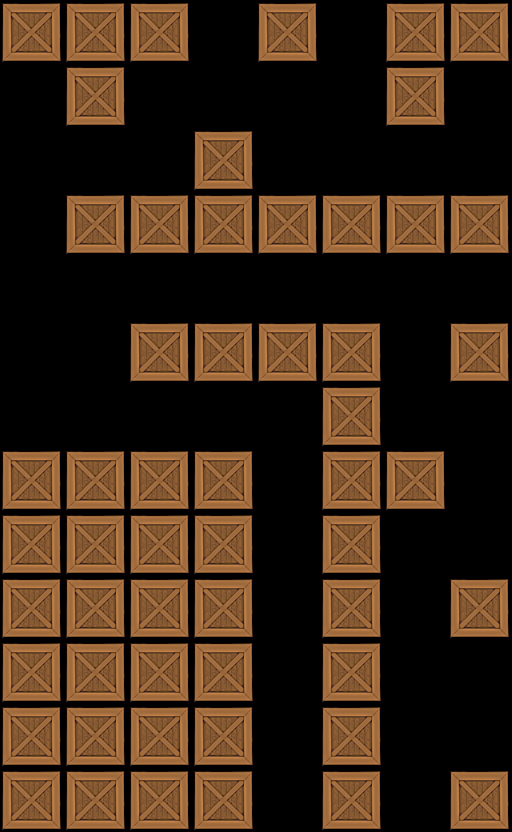

This game map was drawn from its Tiled (.tmx) file and the tilesets committed beside it. A one-line description and the trimmed map source follow:
An orthogonal 8x13 tile map with 64x64 px tiles, 1 tile layer (Tile Layer 1).

<map version="1.0" orientation="orthogonal" width="8" height="13" tilewidth="64" tileheight="64">
 <tileset firstgid="1" name="crate" tilewidth="64" tileheight="64">
  <image source="../../crate3.png" width="64" height="64" />
 </tileset>
 <layer name="Tile Layer 1" width="8" height="13">
  <data>[104 cells, 55 non-empty, 1 distinct tile ids]</data>
 </layer>
</map>
